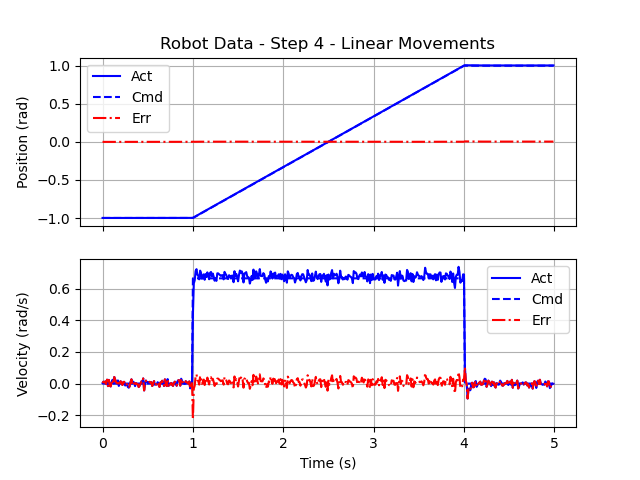

Source code (Python):
'''goals3democode.py

   Demo code for Goals 3
'''

# Import useful packages
import hebi
import numpy as np              # For future use
import matplotlib.pyplot as plt

from math import pi, sin, cos, asin, acos, atan2, sqrt
from time import sleep, time


#
#  HEBI Initialization
#
#  Create the motor group, and pre-allocate the command and feedback
#  data structures.  Remember to set the names list to match your
#  motor.
#
names = ['5.5']
group = hebi.Lookup().get_group_from_names(['robotlab'], names)
if group is None:
  print("Unable to find both motors " + str(names))
  raise Exception("Unable to connect to motors")

command  = hebi.GroupCommand(group.size)
feedback = hebi.GroupFeedback(group.size)

dt = 0.01                       # HEBI feedback comes in at 100Hz!

# Also read the initial position.
feedback = group.get_next_feedback(reuse_fbk=feedback)
pinit = feedback.position[0]


#
#  Define the parameters
#
T = 5.0                         # 5 seconds total run time


#
#  Pre-allocate the storage.
#
N = int(T / dt)                 # 100 samples/second.

Time = [0.0] * N
PAct = [0.0] * N
PCmd = [0.0] * N
PErr = [0.0] * N
VAct = [0.0] * N
VCmd = [0.0] * N
VErr = [0.0] * N


#
#  Execute the movement.
#
# Initialize the index and time.
index = 0
t = 0.0
feedback = group.get_next_feedback(reuse_fbk=feedback)
p_init = feedback.position[0]
p_final = 1.0
movement_time = 3.0
first_move = 1.0
if p_init >= 0:
    p_final = -1.0
    
while True:
    # Compute the commands for this time step.
    if t >= first_move and t < first_move + movement_time:
        vcmd = (p_final - p_init) / movement_time
        pcmd = p_init + vcmd * (t - first_move)
    elif t < first_move:
        pcmd = p_init
        vcmd = 0.0
    else:
        pcmd = p_final
        vcmd = 0.0
        


    # Send the commands.  This returns immediately.
    command.position = [pcmd]
    command.velocity = [vcmd]
    group.send_command(command)

    # Read the actual data. This blocks (internally waits) 10ms for
    # the data and therefor replaces the "sleep(0.01)".
    feedback = group.get_next_feedback(reuse_fbk=feedback)
    pact = feedback.position[0]
    vact = feedback.velocity[0]

    # Store the data for this time step (at the current index).
    Time[index] = t
    PAct[index] = pact
    PCmd[index] = pcmd
    PErr[index] = pact - pcmd
    VAct[index] = vact
    VCmd[index] = vcmd
    VErr[index] = vact - vcmd

    # Advance the index/time.
    index += 1
    t     += dt

    # Break (end) the loop, if we run out of storage or time.
    if index >= N or t >= T:
        break


#
#  Plot.
#
# Create a plot of position and velocity, actual and command!
fig, (ax1, ax2) = plt.subplots(2, 1, sharex=True)

ax1.plot(Time[0:index], PAct[0:index], color='blue', linestyle='-',  label='Act')
ax1.plot(Time[0:index], PCmd[0:index], color='blue', linestyle='--', label='Cmd')
ax1.plot(Time[0:index], PErr[0:index], color='red', linestyle='-.', label='Err')
ax2.plot(Time[0:index], VAct[0:index], color='blue', linestyle='-',  label='Act')
ax2.plot(Time[0:index], VCmd[0:index], color='blue', linestyle='--', label='Cmd')
ax2.plot(Time[0:index], VErr[0:index], color='red', linestyle='-.', label='Err')

ax1.set_title('Robot Data - Step 4 - Linear Movements')
ax1.set_ylabel('Position (rad)')
ax2.set_ylabel('Velocity (rad/s)')
ax2.set_xlabel('Time (s)')

ax1.grid()
ax2.grid()
ax1.legend()
ax2.legend()

plt.show()
